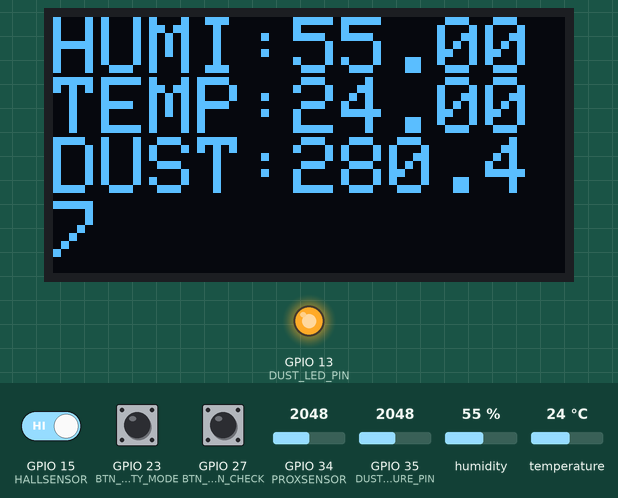
The sketch below on a simulated ESP32. Shown: 128×64 one-colour display, output pins drawn as LEDs (lit = HIGH). The test bench sets the inputs (shaded band); at power-on: humidity 55 %, GPIO 35 (DUST_MEASURE_PIN) = 2048, temperature 24 °C, GPIO 15 (HALLSENSOR) HIGH, GPIO 23 (BTN_SECURITY_MODE) LOW, GPIO 27 (BTN_ADMIN_CHECK) LOW, GPIO 34 (PROXSENSOR) = 2048. WiFi joins after 1.5 s; servers stay silent unless stated.

Above: at 3.0 s.
3.1 s: humidity set to 22 %
At 7.0 s:
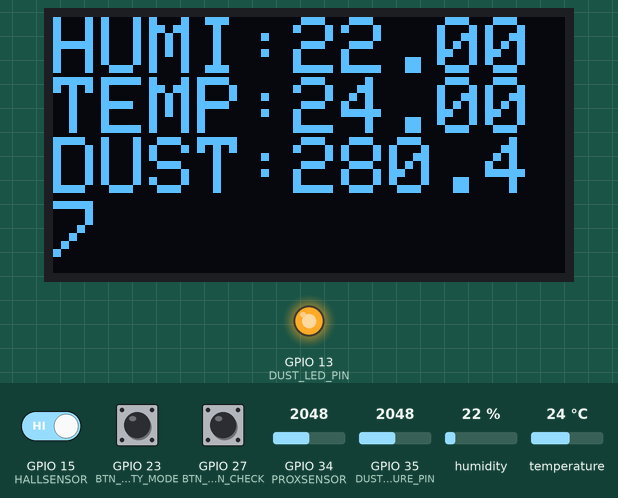
7.3 s: GPIO 35 (DUST_MEASURE_PIN) set to 2866
At 8.9 s:
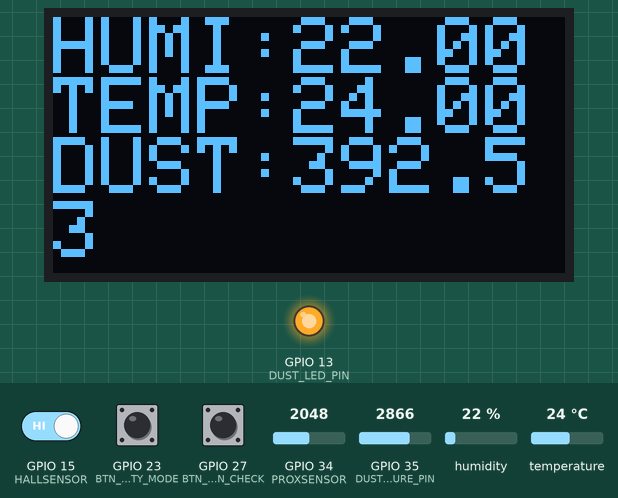
9.3 s: temperature set to 12 °C
At 12.8 s:
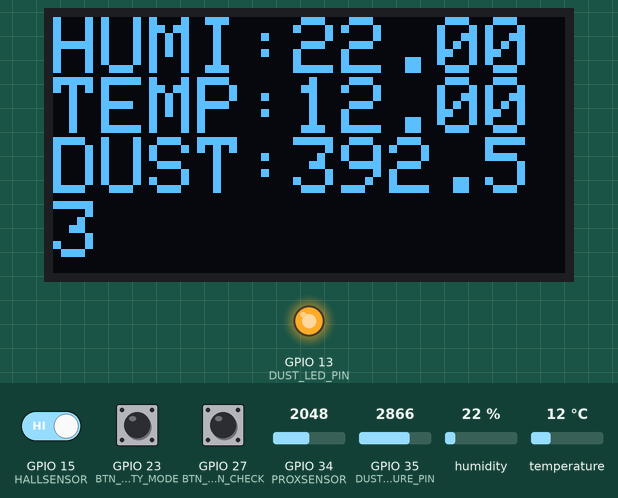
13.3 s: GPIO 35 (DUST_MEASURE_PIN) set to 3972
At 14.7 s:
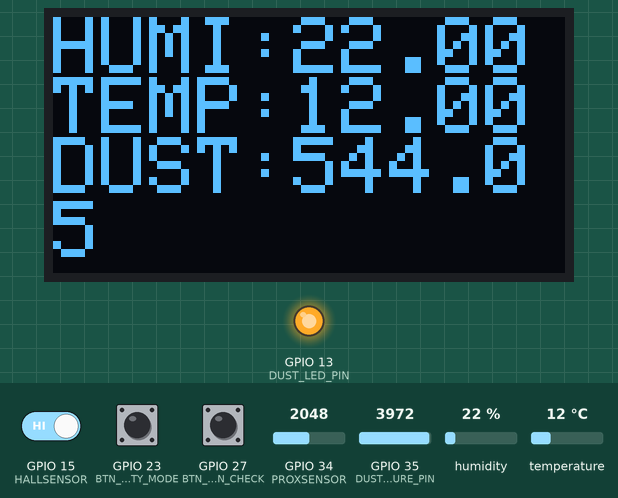
15.3 s: humidity set to 40 %
At 18.6 s:
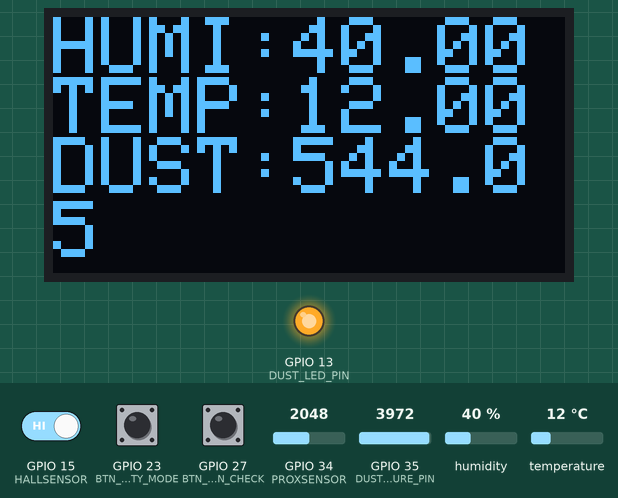
19.3 s: GPIO 35 (DUST_MEASURE_PIN) set to 4040
At 20.5 s:
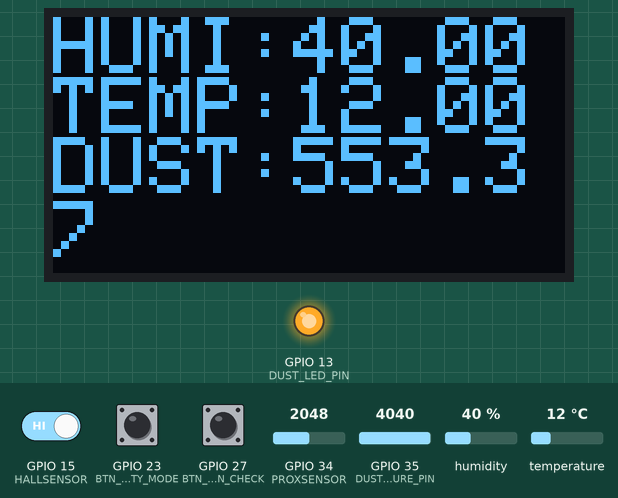
Timing chart, 0 to 22.3 s (numbered marks = the images above; inputs shaded):
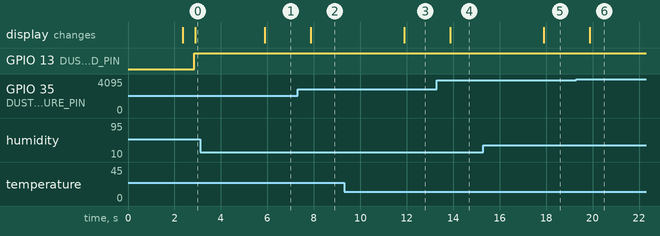

The sketch:

smart_city_weather_full.ino
```cpp
#define BLYNK_PRINT Serial

#define BLYNK_TEMPLATE_ID "********"
#define BLYNK_DEVICE_NAME "********"
#define BLYNK_AUTH_TOKEN "*********"

#include <WiFi.h>
#include <WiFiClient.h>
#include <BlynkSimpleEsp32.h>
#include <DHT.h>
#include <Wire.h>
#include <Adafruit_GFX.h>
#include <Adafruit_SSD1306.h>

char auth[] = BLYNK_AUTH_TOKEN;
char ssid[] = "WiFi 이름을 입력해 주세요";
char pass[] = "WiFi 비밀번호를 입력해 주세요";

#define BTN_SECURITY_MODE 23 //보안 모드 전환 버튼
#define BTN_ADMIN_CHECK 27 //관리자 확인 버튼
#define HALLSENSOR 15
#define PROXSENSOR 34

#define DHTPIN 14
#define DHTTYPE DHT11

#define DUST_LED_PIN 13
#define DUST_MEASURE_PIN 35

#define SCREEN_WIDTH 128 // OLED display width, in pixels
#define SCREEN_HEIGHT 64 // OLED display height, in pixels
#define OLED_RESET     4
#define SCREEN_ADDRESS 0x3C

BlynkTimer timer;
DHT dht(DHTPIN, DHTTYPE);
Adafruit_SSD1306 display(SCREEN_WIDTH, SCREEN_HEIGHT, &Wire, OLED_RESET);

int voMeasured;
float calcVoltage, dustDensity, temp, humidity;

boolean securityMode;
boolean doorOpen;
boolean windowOpen;
boolean adminCheck;

void securityEvent()
{
  if(!digitalRead(HALLSENSOR)){
     windowOpen = true;
  }

  if(analogRead(PROXSENSOR) > 4000){
    doorOpen = true;
  }

  if(digitalRead(BTN_SECURITY_MODE)){
    securityMode = !securityMode;
    windowOpen = false;
    doorOpen = false;
  }

  if(securityMode){
    if(windowOpen){
      Blynk.virtualWrite(V2, "창문 침입 감지");
    }else if(doorOpen){
      Blynk.virtualWrite(V1, "출입문 침입 감지");
    }else{
      Blynk.virtualWrite(V2, "창문 보안 작동중");
      Blynk.virtualWrite(V1, "출입문 보안 작동중");
    }
  }else{
      Blynk.virtualWrite(V1, "출입문 보안 해제 해제중");
      Blynk.virtualWrite(V2, "창문 보안 해제중");
  }

  if(digitalRead(BTN_ADMIN_CHECK)){
    windowOpen = false;
    doorOpen = false;
  }
}

void dht11Event()
{
  temp = dht.readTemperature();
  humidity = dht.readHumidity();
  Blynk.virtualWrite(V7, temp);
  Blynk.virtualWrite(V8, humidity);
}

void dustEvent(){
  digitalWrite(DUST_LED_PIN, LOW);
  delayMicroseconds(280);
  voMeasured = analogRead(DUST_MEASURE_PIN);
  delayMicroseconds(40);
  digitalWrite(DUST_LED_PIN, HIGH);
  delayMicroseconds(9680);
  calcVoltage = voMeasured * (3.3 / 4095);
  dustDensity = 170 * calcVoltage - 0.1;
  Blynk.virtualWrite(V9, dustDensity);
}

void displayOLED(){
  display.clearDisplay();
  display.setCursor(0,0);
  display.print("HUMI:");
  display.print(humidity);
  display.setCursor(0,15);
  display.print("TEMP:");
  display.print(temp);
  display.setCursor(0,30);
  display.print("DUST:");
  display.print(dustDensity);
  display.display();
}

void setup()
{
  Serial.begin(9600);
   if(!display.begin(SSD1306_SWITCHCAPVCC, SCREEN_ADDRESS)) {
    Serial.println(F("SSD1306 allocation failed"));
    for(;;); // Don't proceed, loop forever
  }
  dht.begin();
  pinMode(DUST_LED_PIN, OUTPUT);
  pinMode(HALLSENSOR, INPUT);
  pinMode(BTN_SECURITY_MODE, INPUT);
  pinMode(BTN_ADMIN_CHECK, INPUT);
  Blynk.begin(auth, ssid, pass);
  timer.setInterval(200L, securityEvent);
  timer.setInterval(1000L, dht11Event);
  timer.setInterval(1000L, dustEvent);
  timer.setInterval(500L, displayOLED);

  display.setTextSize(2);
  display.setTextColor(WHITE,0);
}

void loop()
{
  Blynk.run();
  timer.run();
}
```

Measured:
- after the input at 3.1 s, the display: changes after 2.8 s (image 1)
- after the input at 7.3 s, the display: changes after 0.57 s (image 2)
- after the input at 9.3 s, the display: changes after 2.6 s (image 3)
- after the input at 13.3 s, the display: changes after 0.57 s (image 4)
- after the input at 15.3 s, the display: changes after 2.6 s (image 5)
- after the input at 19.3 s, the display: changes after 0.57 s (image 6)
